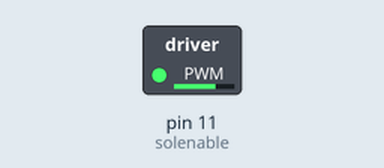
This sketch was run on a simulated Arduino Uno, built with avr-gcc and run on an emulated ATmega328P. Parts: switched loads named in the sketch (green lamp = pin HIGH). Pins used as bus, display or sensor lines are not drawn.

Above: at 0.1 s.
Timing chart, 0 to 1.6 s (numbered marks = the images above):
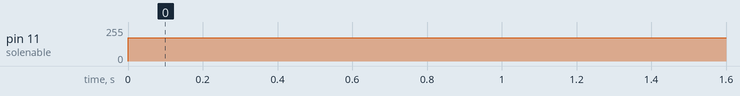

Measured:
- by itself, pin 11 (solenable): 0/255 → 175/255 at 0.00 s

The sketch:

motor_surme.ino
```cpp
int hizi=175;
int solileri=12;
int solgeri=13;
int solenable=11;
void ileri(int hizi){
analogWrite(solenable,hizi);
digitalWrite(solileri,HIGH);
digitalWrite(solileri,LOW);
}
void dur(int hizi){
  digitalWrite(solileri,HIGH);
  digitalWrite(solileri,LOW);
  }

void setup() {
  // put your setup code here, to run once:
pinMode(solileri,OUTPUT);
pinMode(solileri,OUTPUT);
pinMode(solenable,OUTPUT);
}

void loop() {
  // put your main code here, to run repeatedly:
ileri(hizi);
delay(1000);
dur(hizi);
delay(1000);
}
```
